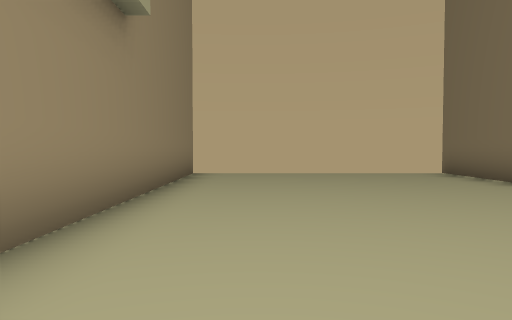
View 1 (above)

16 first-person views from a walk through a scene from a Unity 3-D project. The camera is 1.3 m above the floor, tilts 2° down and sees 70° across. The floor is counted in squares, 2 m on a side. Each view is taken from the middle of a square. On the plan, view 1 faces up. The plan holds only what a view shows up to about 11 squares ahead; the rest is blank. The place goes on beyond the plan. Some animated figures are not drawn. Some surface patterns are stand-ins.

View 2
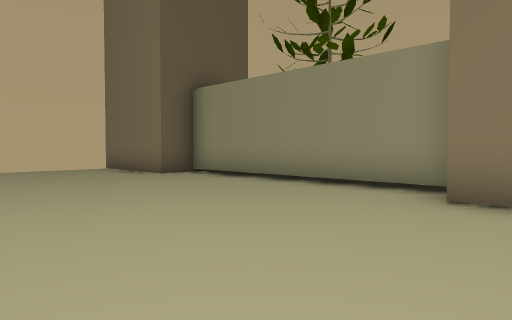

View 3
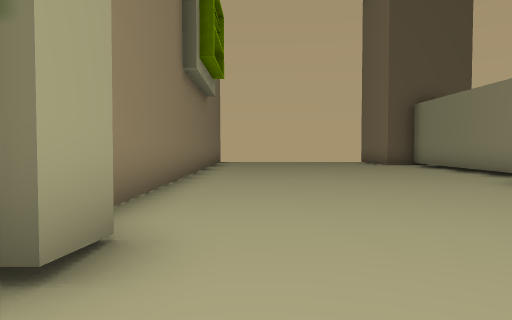

View 4
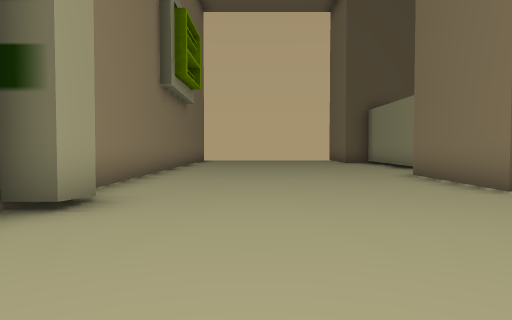

View 5
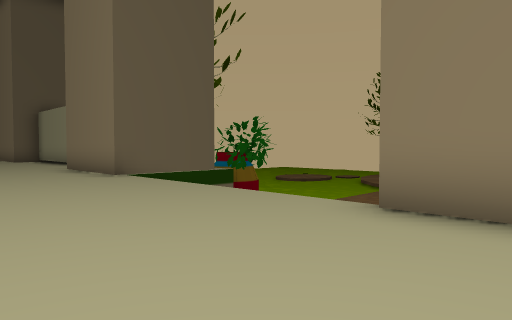

View 6
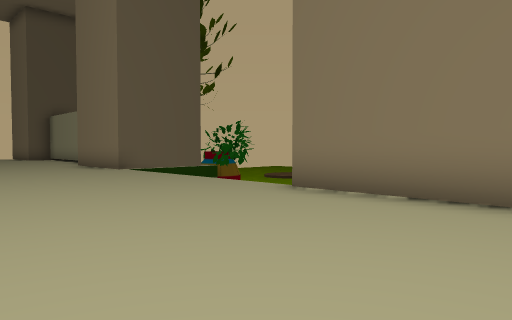

View 7
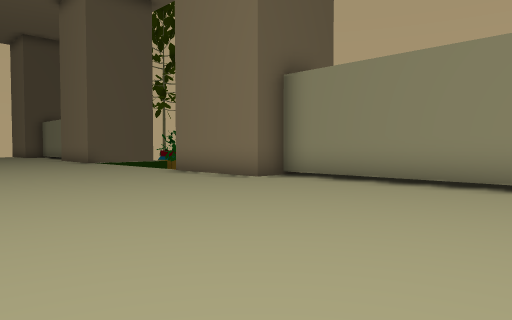

View 8
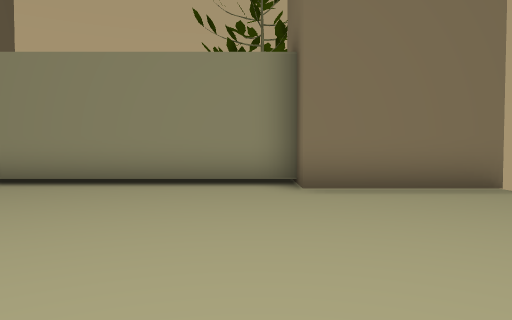

View 9
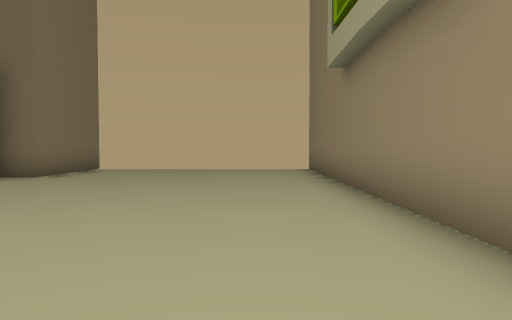

View 10
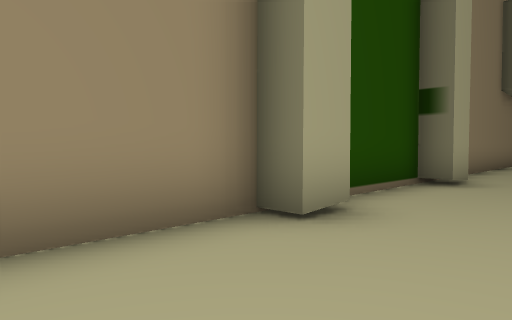

View 11
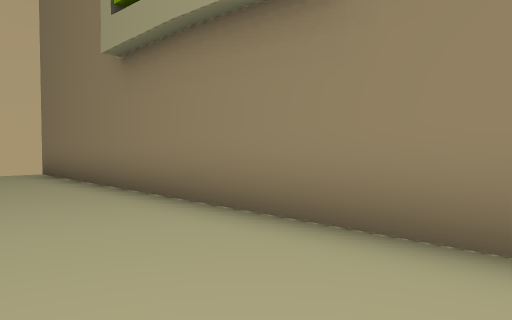

View 12
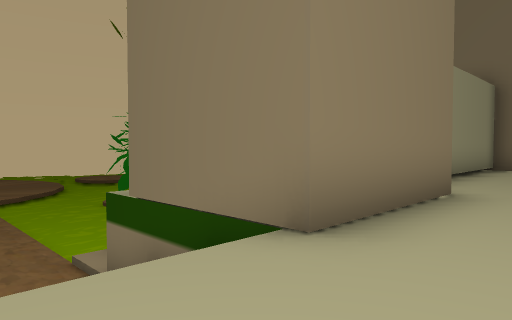

View 13
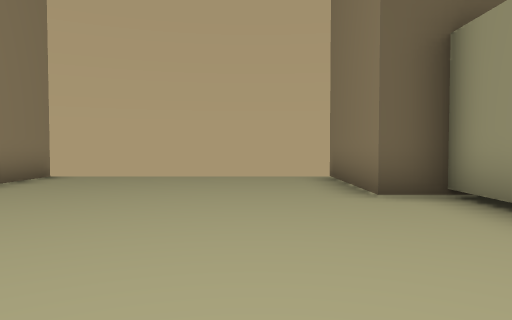

View 14
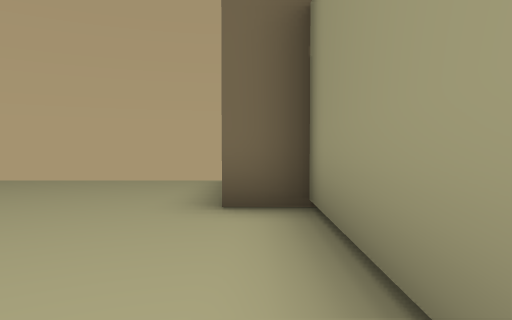

View 15
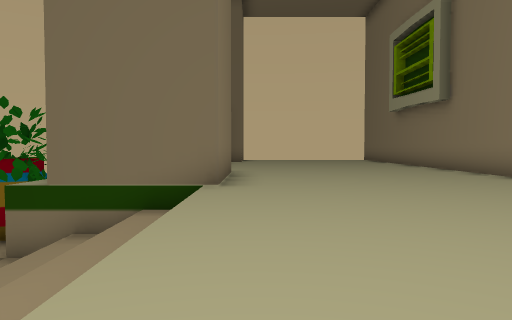

View 16
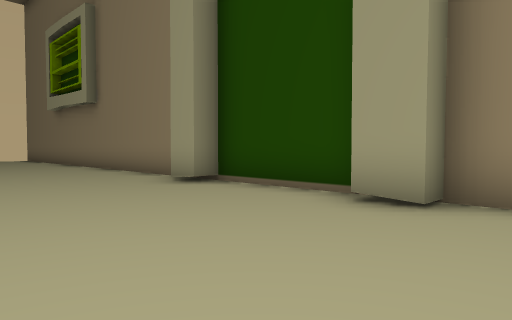

### Floor plan
Key: @ floor where view 1 was taken; # wall or solid block; . floor; v drop or lower ground.
Columns run from 2 left of view 1 to 8 right of it. Each row starts with its distance up from view 1.
  9 #......#
  8 #......#
  7 #......#
  6 #......##
  5 #.......#
  4 #.......#
  3 #.......#
  2 #.......#
  1 #.......#
  0 #.@.....#
 -1 #......##
 -2 #......#
 -3 #......###
 -4 #......vvvv
 -5 ##.....v
 -6 #......vv
 -7 #......vv
 -8 #......vvv
 -9 ##.....vvv
-10 #......###v
-11 #......# ##
-12 #......#
-13 #......##
-14 #.......#
-15 #.......#
-16 #.......#
-17 #.......#
-18 #.......#
-19 #.......#
-20 #......##
-21 #......#
-22 #......#
-23 #      #

Positions as (right, up) in squares from view 1, and headings:
1: (0, 0), facing up
2: (0, -2), facing up-right
3: (0, -7), facing up
4: (1, -9), facing up
5: (1, -12), facing up-right
6: (0, -14), facing up-right
7: (-1, -19), facing up-right
8: (-1, -19), facing right
9: (0, -12), facing down
10: (1, -12), facing up-left
11: (1, -13), facing down-left
12: (3, -8), facing down-right
13: (3, 1), facing up
14: (5, 2), facing up
15: (4, -4), facing down
16: (3, -3), facing down-left
